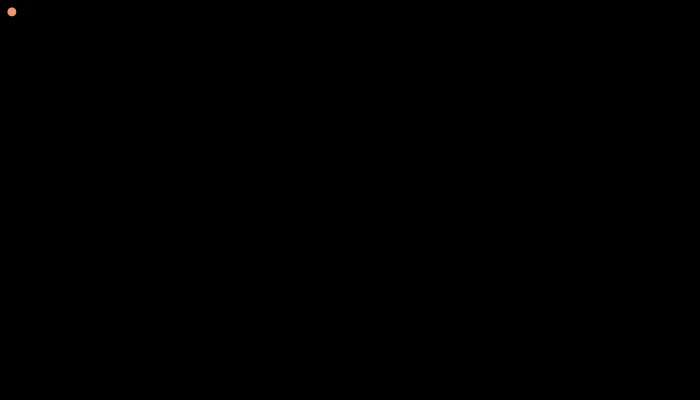
Frame 1 (no input)
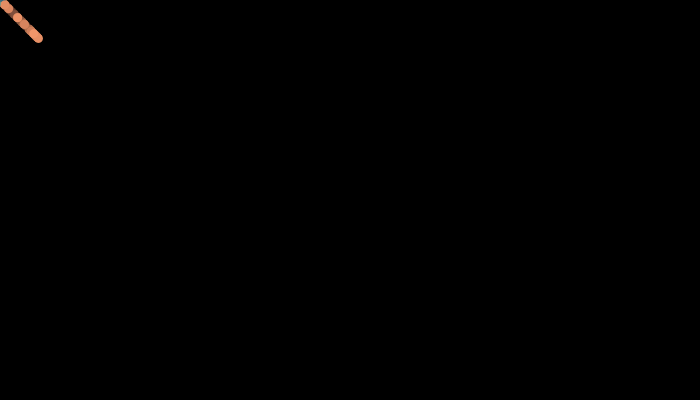
Frame 60 (the mouse pressed at the canvas centre just before this capture)
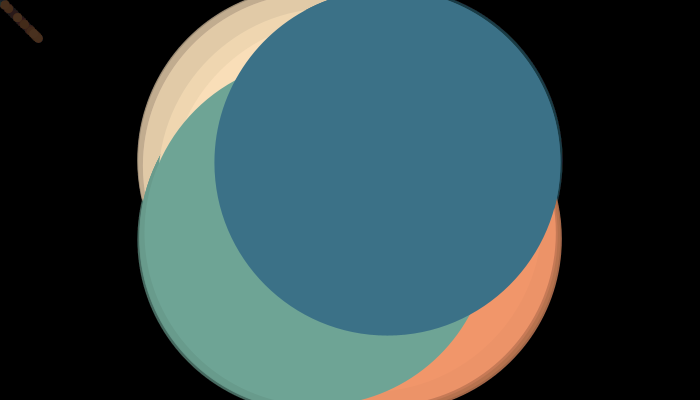
Frame 120 (the mouse held since frame 60 and released just before this capture)

The Processing sketch that drew these frames (run headless with seeded random() and noise(); from frame 60 on, the mouse is pressed at the canvas centre):

// Processing sketch: processing_36293
// ── processing_36293.pde

/*balls follow mouse
after randomx amount of time change colour
randomx time makes balls grow
mouse pressed balls shrink back to normalx
---> not sure about this. mouse clicked = more balls*/
float fl = 0;
float sz = 9;
float n = 0;
int bg = 0;

void setup(){
  size(700,400);
  background(0);
  noStroke();
  smooth();
  noCursor();
  
}

void draw(){
    fl = random (2,40);
    fill(#fee2bc);
  ellipse(mouseX-fl,mouseY-fl,sz,sz);
    fl = random (2,40);
    fill(#f6996c);
  ellipse(mouseX+fl,mouseY+fl,sz,sz);
    fl = random (2,40);
    fill(#70a798);
  ellipse(mouseX-fl,mouseY+fl,sz,sz);
    fl = random (2,40);
    fill(#3c738a);
  ellipse(mouseX+fl,mouseY-fl,sz,sz);
    fill(bg,5);
  rect(0,0,width,height);
  if (mousePressed){
    if (sz < 250){
    sz=sz*1.5;}}   
}
 
 void mouseReleased(){
    sz = 9;
    if (bg == 255){
      bg = 0 ;}
      else bg = 255;
}

//70a798 green
//3c738a blue
//7b7870 dark brown
//f6996c orange
//d79e6c camel
//fee2bc beige
//977979 purple
